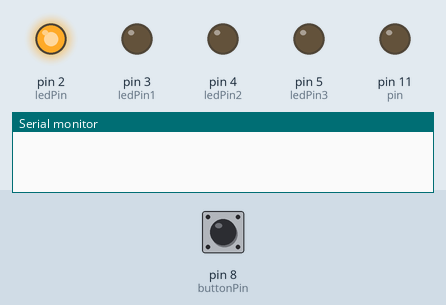
Simulated run of this sketch. Board: Arduino Uno, built with avr-gcc and run on an emulated ATmega328P. Shown: output pins drawn as LEDs (lit = HIGH), the last lines printed to the serial monitor. The inputs (shaded band) are chosen by the test bench; at power-on: pin 8 (buttonPin) LOW.

Above: at 1.2 s.
1.3 s: pin 8 (buttonPin) pulled HIGH for 0.15 s
At 2.1 s:
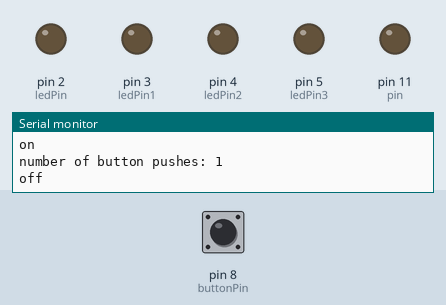
2.9 s: pin 8 (buttonPin) pulled HIGH for 1 s
At 3.3 s:
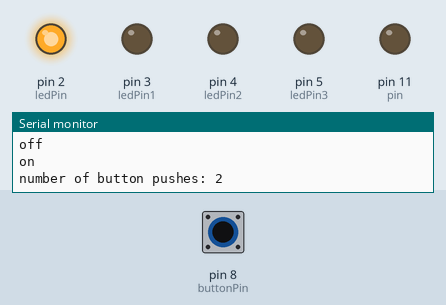
5.4 s: pin 8 (buttonPin) pulled HIGH for 3.2 s
At 6.4 s:
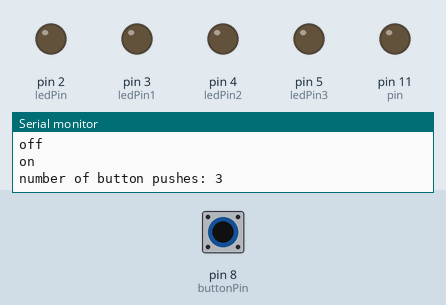
Timing chart, 0 to 8.4 s (numbered marks = the images above; inputs shaded):
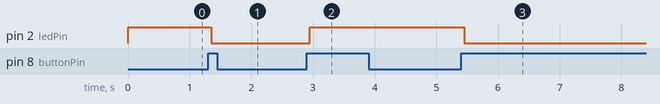

The sketch:

Slave_Arduino_LED_s.ino
```cpp
const int  buttonPin = 8;    // the pin that the pushbutton is attached to
const int ledPin = 2;    // the pin that the LED is attached to
const int ledPin1 = 3;
const int ledPin2 = 4;
const int ledPin3 = 5;
int pin=11;
// Variables will change:
int buttonPushCounter = 0;   // counter for the number of button presses
int buttonState = 0;         // current state of the button
int lastButtonState = 0;     // previous state of the button

void setup() {
  // initialize the button pin as a input:
  pinMode(buttonPin, INPUT);
  // initialize the LED as an output:
  pinMode(pin,OUTPUT);
  pinMode(ledPin, OUTPUT);
  pinMode(ledPin1,OUTPUT);
  pinMode(ledPin2, OUTPUT);
  pinMode(ledPin3,OUTPUT);
  // initialize serial communication:
  Serial.begin(9600);
}


void loop() {
  // read the pushbutton input pin:
  buttonState = digitalRead(buttonPin);

  // compare the buttonState to its previous state
  if (buttonState != lastButtonState) {
    // if the state has changed, increment the counter
    if (buttonState == HIGH) {
      // if the current state is HIGH then the button went from off to on:
      buttonPushCounter++;
      Serial.println("on");
      Serial.print("number of button pushes: ");
      Serial.println(buttonPushCounter);
    } else {
      // if the current state is LOW then the button went from on to off:
      Serial.println("off");
    }
    // Delay a little bit to avoid bouncing
    delay(50);
  }
  // save the current state as the last state, for next time through the loop
  lastButtonState = buttonState;


  // turns on the LED every four button pushes by checking the modulo of the
  // button push counter. the modulo function gives you the remainder of the
  // division of two numbers:
  if (buttonPushCounter  <= 26)
    {
      if(buttonPushCounter %2==0)
      {
      digitalWrite(ledPin,HIGH);
      }
  else{
    digitalWrite(ledPin,LOW);
  }
    }
  if (buttonPushCounter  >= 26 && buttonPushCounter  <= 50 )
     {
      if(buttonPushCounter %2==0)
      {
    digitalWrite(ledPin1,HIGH);
  }
   else {
    digitalWrite(ledPin1, LOW);
  }
     }
      if (buttonPushCounter  >= 50 && buttonPushCounter  <= 76 )
     {
      if(buttonPushCounter %2==0)
      {
    digitalWrite(ledPin2,HIGH);
  }
   else {
    digitalWrite(ledPin2, LOW);
  }
     }
      if (buttonPushCounter  >= 76 && buttonPushCounter  <= 100 )
     {
      if(buttonPushCounter %2==0)
      {
    digitalWrite(ledPin3,HIGH);
  }
   else {
    digitalWrite(ledPin3, LOW);
  }
     }
      if (buttonPushCounter  >= 100)
       {
       digitalWrite(ledPin,LOW);
       digitalWrite(ledPin1,LOW);
       digitalWrite(ledPin2,LOW);
       digitalWrite(ledPin3,LOW);
       delay(300);
       digitalWrite(ledPin,HIGH);
       digitalWrite(ledPin1,HIGH);
       digitalWrite(ledPin2,HIGH);
       digitalWrite(ledPin3,HIGH);
       delay(300);
       digitalWrite(pin,HIGH);
       }

}
```

Measured:
- after the input at 1.3 s, pin 2 (ledPin): HIGH → LOW after 0.05 s
- after the input at 2.9 s, pin 2 (ledPin): LOW → HIGH after 0.05 s
- after the input at 5.4 s, pin 2 (ledPin): HIGH → LOW after 0.05 s
